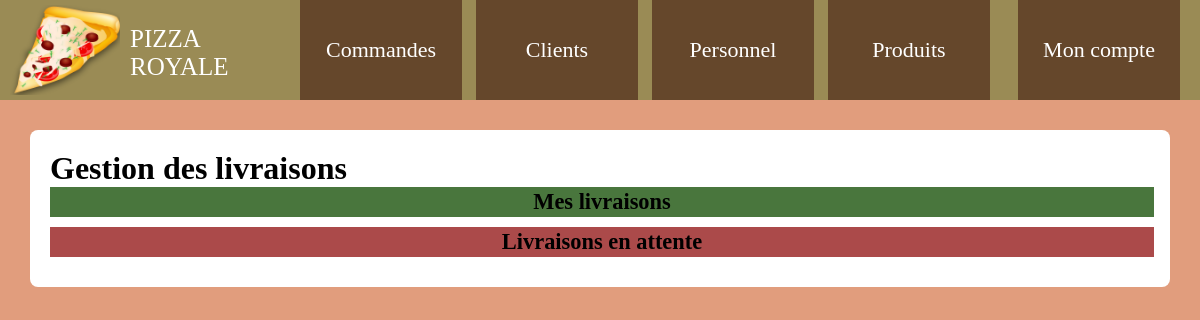
/gestionlivraisons.php (signed in), run on an earlier commit of the app's database.
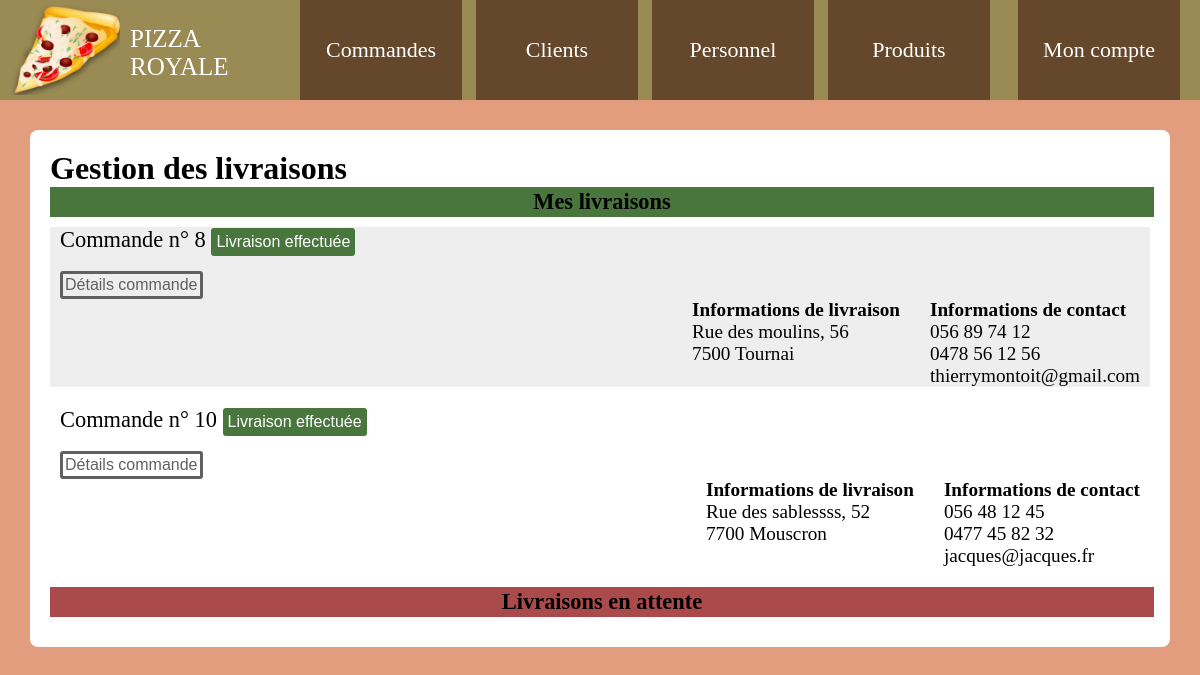
And on a later commit of the database.
### tables this page shows
CREATE TABLE `commandes` (
  `id_commande` int(11) NOT NULL,
  `date` datetime NOT NULL,
  `id_personnel` int(11) DEFAULT NULL,
  `id_table` int(11) DEFAULT NULL,
  `id_client` int(11) DEFAULT NULL,
  `id_livraison` int(11) DEFAULT NULL,
  `type` enum('1','2','3') NOT NULL,
  `etat` int(11) NOT NULL,
  `commentaire` varchar(255) NOT NULL
);

CREATE TABLE `adresses` (
  `id_adresse` int(11) NOT NULL,
  `rue` varchar(255) NOT NULL,
  `numero` varchar(15) NOT NULL,
  `ville` varchar(255) NOT NULL,
  `code_postal` int(11) NOT NULL,
  `pays` varchar(255) NOT NULL
);

CREATE TABLE `commandes_contact` (
  `id` int(11) NOT NULL,
  `id_commande` int(11) NOT NULL,
  `tel_fixe` varchar(20) DEFAULT NULL,
  `gsm` varchar(20) DEFAULT NULL,
  `email` varchar(100) DEFAULT NULL
);

### gestionlivraisons.php (the view, shortened to what this page needs)
<?php
require('config.php');
?>
<!DOCTYPE html>
<html lang="fr">
<head>
<link href="css/styles.css" rel="stylesheet">
<link rel="stylesheet" href="js/jquery-ui/jquery-ui.min.css">
<link href="css/styles.css" rel="stylesheet">
</head>
<body>
<?php include('header.php'); ?>
<div class="conteneur">
<div class="titre-page">
<h1>Gestion des livraisons</h1>
</div>
<div class="meslivraisons">
<h2>Mes livraisons</h2>
</div>
<?php
$req = $bdd->prepare('SELECT *, b.id_livraison as id_livraison FROM commandes as a INNER JOIN livraisons as b ON a.id_livraison = b.id_livraison WHERE a.etat = 1 AND a.type = 1 AND b.etat = 2 AND b.id_livreur = :id_livreur ORDER BY b.date_debut');
$req->bindValue('id_livreur', $personnel['id_personnel'], PDO::PARAM_INT);
$req->execute();
if($req->rowCount() > 0) {
while($afficher = $req->fetch()) {
?>
<div class="contenu_commande">
<div class="titre_commande">
Commande n° <?= $afficher['id_commande']; ?> <button class="btn-vert terminer_livraison" data-id_livraison="<?= $afficher['id_livraison']; ?>">Livraison effectuée</button>
</div>
<button class="btn-gris-transparent livraison-details-produits" data-id_commande="<?= $afficher['id_commande']; ?>">Détails commande</button>
<div class="commande_produits">
<?php
$req3 = $bdd->prepare('SELECT * FROM commandes as a LEFT JOIN livraisons as b ON a.id_livraison = b.id_livraison LEFT JOIN adresses as c ON b.id_adresse = c.id_adresse LEFT JOIN commandes_contact as d ON a.id_commande = d.id_commande WHERE a.id_commande = :id_commande');
$req3->bindValue('id_commande', $afficher['id_commande'], PDO::PARAM_INT);
$req3->execute();
$adresse = $req3->fetch();
?>
<?php if($adresse['type'] == 1) { ?>
<div class="commande_livraison">
<b>Informations de livraison</b>
<br>
<span><?= $adresse['rue']; ?>, <?= $adresse['numero']; ?></span>
<span><?= $adresse['code_postal']; ?> <?= $adresse['ville']; ?></span>
</div>
<?php } ?>
<?php if($adresse['type'] == 1 || $adresse['type'] == 3) { ?>
<div class="commande_contact">
<b>Informations de contact</b>
<br>
<span><?= $adresse['tel_fixe']; ?></span>
<span><?= $adresse['gsm']; ?></span>
<span><?= $adresse['email']; ?></span>
</div>
<?php }?>
</div>
</div>
<?php
}
}
?>
<div class="attentelivraisons">
<h2>Livraisons en attente</h2>
</div>
</div>
</body>
</html>

### header.php (shortened to what this page needs)
<div class="nav">
<div class="titre">
<div class="logo">
<img src="images/logo.png">
</div>
<div class="nom">
    Pizza Royale
</div>
</div>
<nav>
<ul class="menu">
<div class="dropdown">
<a href="#">Commandes</a>
</div>
<div class="dropdown">
<a href="#">Clients</a>
</div>
<div class="dropdown">
<a href="#">Personnel</a>
</div>
<div class="dropdown">
<a href="gestionproduits">Produits</a>
</div>
</ul>
</nav>
<div class="connexion">
<div class="dropdown">
<a href="#">Mon compte</a>
</div>
</div>
</div>

### css/styles.css (style rules this page uses)
body { margin: 0; background: #e19d7d; }
.nav { width: 100%; height: 100px; background-color: #9A8B55; }
.titre { position: relative; float: left; width: 210px; }
.logo img { position: absolute; margin-left: 10px; margin-top: 5px; max-width: 110px; }
.nom { margin-left: 130px; margin-top: 25px; text-transform: uppercase; color: #FFF; font-size: 25px; }
.menu { position: relative; float: left; width: auto; margin-left: 50px; margin-top: 0px; z-index: 99; }
@media all and (min-width: 1188px) { .dropdown { position: relative; display: inline-block; } }
@media all and (min-width: 1188px) { .dropdown a { display: inline-block; width: 112px; text-decoration: none; font-size: 22px; color: #FFF; background: #65472B; padding: 37px 25px; margin-right: 10px; text-align: center; } }
@media all and (min-width: 1188px) { .connexion { float: right; width: auto; margin-right: 10px; } }
.conteneur { width: 1100px; height: auto; margin-top: 30px; margin-left: auto; margin-right: auto; background: #FFF; border-radius: 8px; padding: 20px; }
.titre-page { display: flex; justify-content: space-between; align-items: center; }
.titre-page h1 { margin: 0; }
.titre_commande { display: block; font-size: 1.4em; margin-bottom: 15px; }
.contenu_commande { display: block; margin-bottom: 20px; padding: 0 10px 0 10px; }
.contenu_commande:nth-child(odd) { background: #eeeeee; }
.commande_produits { display: flex; justify-content: space-between; }
.btn-vert { padding: 2px; border: 3px solid #49763d; background: #49763d; color: #FFF; font-size: 1rem; border-radius: 3px; text-decoration: none; cursor: pointer; }
.btn-gris-transparent { padding: 2px; border: 3px solid #606060; background: transparent; color: #606060; font-size: 1rem; border-radius: 3px; text-decoration: none; cursor: pointer; }
.commande_contact { font-size: 1.2em; margin-left: 30px; }
.commande_livraison { font-size: 1.2em; margin-left: auto; }
.commande_contact span, .commande_livraison span { display: block; }
.meslivraisons { display: flex; width: 100%; padding: 2px; background: #49763d; justify-content: center; margin-bottom: 10px; }
.meslivraisons h2 { font-size: 1.4em; margin: 0; }
.attentelivraisons { display: flex; width: 100%; padding: 2px; background: #ab4a4a; justify-content: center; margin-bottom: 10px; }
.attentelivraisons h2 { font-size: 1.4em; margin: 0; }

What changed in the data, as far as the page shows it:
added commandes: id_commande "8", adresses.rue "Rue des moulins", adresses.numero "56", adresses.code_postal "7500", adresses.ville "Tournai", commandes_contact.tel_fixe "056 89 74 12", commandes_contact.gsm "0478 56 12 56", commandes_contact.email "thierrymontoit@gmail.com"
added commandes: id_commande "10", adresses.rue "Rue des sablessss", adresses.numero "52", adresses.code_postal "7700", adresses.ville "Mouscron", commandes_contact.tel_fixe "056 48 12 45", commandes_contact.gsm "0477 45 82 32", commandes_contact.email "jacques@jacques.fr"
